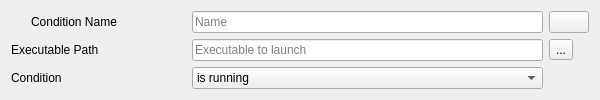
<?xml version="1.0" encoding="UTF-8"?>
<ui version="4.0">
 <class>conditionDialog</class>
 <widget class="QDialog" name="conditionDialog">
  <property name="geometry">
   <rect>
    <x>0</x>
    <y>0</y>
    <width>600</width>
    <height>83</height>
   </rect>
  </property>
  <property name="minimumSize">
   <size>
    <width>600</width>
    <height>0</height>
   </size>
  </property>
  <property name="windowTitle">
   <string>Condition</string>
  </property>
  <property name="windowIcon">
   <iconset resource="res.qrc">
    <normaloff>:/main/call_split-24px.svg</normaloff>:/main/call_split-24px.svg</iconset>
  </property>
  <layout class="QGridLayout" name="gridLayout">
   <item row="0" column="0">
    <layout class="QHBoxLayout" name="horizontalLayout">
     <item>
      <widget class="QLabel" name="conditionIconLabel">
       <property name="maximumSize">
        <size>
         <width>14</width>
         <height>14</height>
        </size>
       </property>
       <property name="frameShape">
        <enum>QFrame::NoFrame</enum>
       </property>
       <property name="text">
        <string/>
       </property>
       <property name="pixmap">
        <pixmap resource="res.qrc">:/main/call_split-24px.svg</pixmap>
       </property>
       <property name="scaledContents">
        <bool>true</bool>
       </property>
      </widget>
     </item>
     <item>
      <widget class="QLabel" name="conditionNameLabel">
       <property name="text">
        <string>Condition Name</string>
       </property>
      </widget>
     </item>
    </layout>
   </item>
   <item row="0" column="1" colspan="2">
    <widget class="QLineEdit" name="conditionName">
     <property name="placeholderText">
      <string>Name</string>
     </property>
    </widget>
   </item>
   <item row="0" column="3">
    <widget class="QPushButton" name="conditionDelete">
     <property name="text">
      <string/>
     </property>
     <property name="icon">
      <iconset resource="res.qrc">
       <normaloff>:/main/delete-24px.svg</normaloff>:/main/delete-24px.svg</iconset>
     </property>
     <property name="autoDefault">
      <bool>false</bool>
     </property>
    </widget>
   </item>
   <item row="2" column="0">
    <widget class="QLabel" name="conditionLabel">
     <property name="text">
      <string>Condition</string>
     </property>
    </widget>
   </item>
   <item row="1" column="3">
    <widget class="QToolButton" name="processPathBtn">
     <property name="text">
      <string>...</string>
     </property>
    </widget>
   </item>
   <item row="1" column="1" colspan="2">
    <widget class="QLineEdit" name="processPath">
     <property name="placeholderText">
      <string>Executable to launch</string>
     </property>
    </widget>
   </item>
   <item row="2" column="1" colspan="2">
    <widget class="QComboBox" name="conditionRunning">
     <item>
      <property name="text">
       <string>is running</string>
      </property>
     </item>
     <item>
      <property name="text">
       <string>is NOT running</string>
      </property>
     </item>
    </widget>
   </item>
   <item row="1" column="0">
    <widget class="QLabel" name="processLabel">
     <property name="text">
      <string>Executable Path</string>
     </property>
    </widget>
   </item>
   <item row="3" column="0" colspan="4">
    <layout class="QHBoxLayout" name="statusBarLayout">
     <property name="spacing">
      <number>0</number>
     </property>
    </layout>
   </item>
  </layout>
 </widget>
 <tabstops>
  <tabstop>conditionName</tabstop>
  <tabstop>processPath</tabstop>
  <tabstop>conditionRunning</tabstop>
  <tabstop>conditionDelete</tabstop>
  <tabstop>processPathBtn</tabstop>
 </tabstops>
 <resources>
  <include location="res.qrc"/>
  <include location="res.qrc"/>
 </resources>
 <connections/>
</ui>
